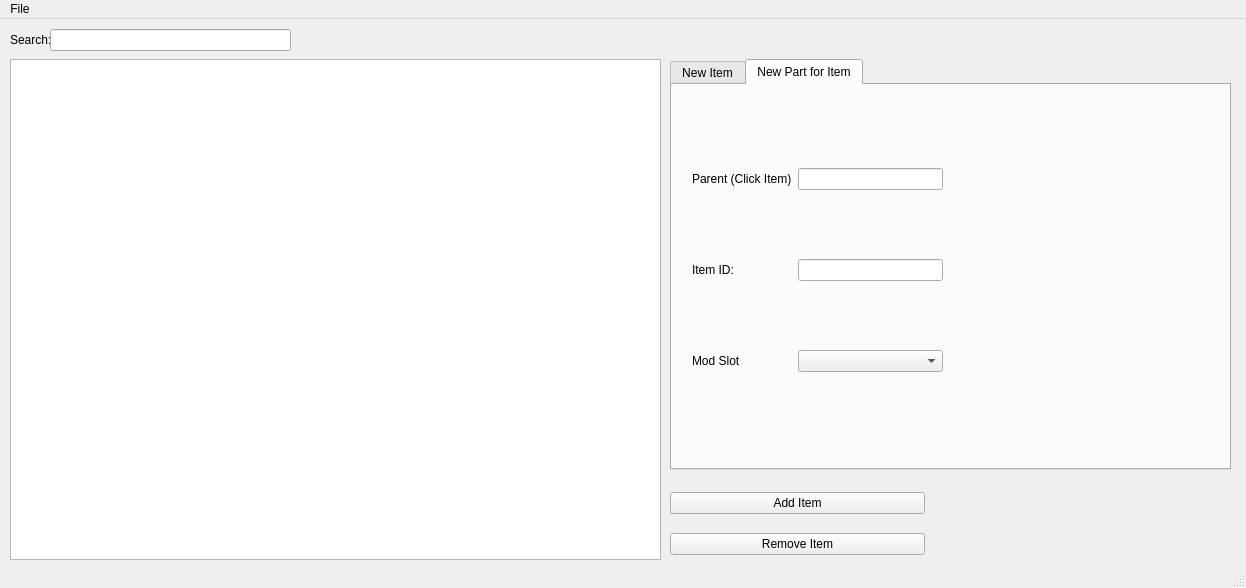
<?xml version="1.0" encoding="UTF-8"?>
<ui version="4.0">
 <class>AssortBuilder</class>
 <widget class="QMainWindow" name="AssortBuilder">
  <property name="enabled">
   <bool>true</bool>
  </property>
  <property name="geometry">
   <rect>
    <x>0</x>
    <y>0</y>
    <width>1246</width>
    <height>588</height>
   </rect>
  </property>
  <property name="windowTitle">
   <string>Assort Builder</string>
  </property>
  <property name="tabShape">
   <enum>QTabWidget::Rounded</enum>
  </property>
  <widget class="QWidget" name="centralwidget">
   <widget class="QTableWidget" name="ab_table">
    <property name="geometry">
     <rect>
      <x>10</x>
      <y>40</y>
      <width>651</width>
      <height>501</height>
     </rect>
    </property>
   </widget>
   <widget class="QLabel" name="ab_search_label">
    <property name="geometry">
     <rect>
      <x>10</x>
      <y>10</y>
      <width>41</width>
      <height>22</height>
     </rect>
    </property>
    <property name="toolTip">
     <string>&lt;html&gt;&lt;head/&gt;&lt;body&gt;&lt;p&gt;Name of the item for your own organizational purposes.&lt;/p&gt;&lt;/body&gt;&lt;/html&gt;</string>
    </property>
    <property name="text">
     <string>Search:</string>
    </property>
   </widget>
   <widget class="QLineEdit" name="ab_search">
    <property name="geometry">
     <rect>
      <x>50</x>
      <y>10</y>
      <width>241</width>
      <height>22</height>
     </rect>
    </property>
   </widget>
   <widget class="QTabWidget" name="ab_tab">
    <property name="geometry">
     <rect>
      <x>670</x>
      <y>40</y>
      <width>561</width>
      <height>411</height>
     </rect>
    </property>
    <property name="currentIndex">
     <number>1</number>
    </property>
    <widget class="QWidget" name="ab_newitem_tab">
     <attribute name="title">
      <string>New Item</string>
     </attribute>
     <widget class="QWidget" name="gridLayoutWidget">
      <property name="geometry">
       <rect>
        <x>10</x>
        <y>10</y>
        <width>541</width>
        <height>351</height>
       </rect>
      </property>
      <layout class="QGridLayout" name="gridLayout">
       <item row="4" column="1">
        <widget class="QRadioButton" name="ab_rouble_radiobutton">
         <property name="text">
          <string>Rouble</string>
         </property>
        </widget>
       </item>
       <item row="3" column="2">
        <widget class="QLineEdit" name="ab_cost_edit"/>
       </item>
       <item row="0" column="1">
        <widget class="QLabel" name="ab_itemid">
         <property name="toolTip">
          <string>&lt;html&gt;&lt;head/&gt;&lt;body&gt;&lt;p&gt;Mongo ID of the Item to be sold.&lt;/p&gt;&lt;/body&gt;&lt;/html&gt;</string>
         </property>
         <property name="text">
          <string>Item ID:</string>
         </property>
        </widget>
       </item>
       <item row="5" column="1">
        <widget class="QRadioButton" name="ab_usd_button">
         <property name="text">
          <string>USD</string>
         </property>
        </widget>
       </item>
       <item row="3" column="1">
        <widget class="QLabel" name="ab_cost">
         <property name="toolTip">
          <string>&lt;html&gt;&lt;head/&gt;&lt;body&gt;&lt;p&gt;Cost of item.&lt;/p&gt;&lt;/body&gt;&lt;/html&gt;</string>
         </property>
         <property name="text">
          <string>Cost:</string>
         </property>
        </widget>
       </item>
       <item row="1" column="4">
        <widget class="QLabel" name="ab_buyrestriction">
         <property name="toolTip">
          <string>&lt;html&gt;&lt;head/&gt;&lt;body&gt;&lt;p&gt;How many can be purchased in one restock if quantity is unlimited.&lt;/p&gt;&lt;/body&gt;&lt;/html&gt;</string>
         </property>
         <property name="text">
          <string>Buy Restriction Amount</string>
         </property>
        </widget>
       </item>
       <item row="6" column="1">
        <widget class="QRadioButton" name="ab_euro_button">
         <property name="text">
          <string>Euro</string>
         </property>
        </widget>
       </item>
       <item row="2" column="2">
        <widget class="QLineEdit" name="ab_quantity"/>
       </item>
       <item row="7" column="2">
        <widget class="QLineEdit" name="ab_itembarter_edit"/>
       </item>
       <item row="1" column="5">
        <widget class="QLineEdit" name="ab_buyRestriction_edit"/>
       </item>
       <item row="0" column="4">
        <widget class="QCheckBox" name="ab_buyrestriction_checkbox">
         <property name="toolTip">
          <string>&lt;html&gt;&lt;head/&gt;&lt;body&gt;&lt;p&gt;Is there a restriction to how many can be purchased in a restock period?&lt;/p&gt;&lt;/body&gt;&lt;/html&gt;</string>
         </property>
         <property name="text">
          <string>Buy Restriction?</string>
         </property>
        </widget>
       </item>
       <item row="0" column="2">
        <widget class="QLineEdit" name="ab_Item_Id"/>
       </item>
       <item row="7" column="1">
        <widget class="QRadioButton" name="ab_itembarter_check">
         <property name="text">
          <string>Item Barter?</string>
         </property>
        </widget>
       </item>
       <item row="2" column="1">
        <widget class="QLabel" name="ab_quantity_2">
         <property name="toolTip">
          <string>&lt;html&gt;&lt;head/&gt;&lt;body&gt;&lt;p&gt;If server wide... how many can be purchased within restock.&lt;/p&gt;&lt;/body&gt;&lt;/html&gt;</string>
         </property>
         <property name="text">
          <string>Quantity</string>
         </property>
        </widget>
       </item>
       <item row="1" column="1">
        <widget class="QCheckBox" name="ab_unlimitedcount">
         <property name="toolTip">
          <string>&lt;html&gt;&lt;head/&gt;&lt;body&gt;&lt;p&gt;Typically true unless you want it to run out of stock in fika across server. Use buy restriction to set a limit.&lt;/p&gt;&lt;/body&gt;&lt;/html&gt;</string>
         </property>
         <property name="text">
          <string>Unlimited Quantity</string>
         </property>
        </widget>
       </item>
       <item row="2" column="5">
        <widget class="QLineEdit" name="ab_quest_id"/>
       </item>
       <item row="2" column="4">
        <widget class="QCheckBox" name="ab_quest_check">
         <property name="toolTip">
          <string>&lt;html&gt;&lt;head/&gt;&lt;body&gt;&lt;p&gt;Quest Locked?&lt;/p&gt;&lt;/body&gt;&lt;/html&gt;</string>
         </property>
         <property name="text">
          <string>Quest Locked? ID:</string>
         </property>
        </widget>
       </item>
       <item row="3" column="4">
        <widget class="QLabel" name="ab_condition">
         <property name="toolTip">
          <string>&lt;html&gt;&lt;head/&gt;&lt;body&gt;&lt;p&gt;What requirement for the above quest to unlock item.&lt;/p&gt;&lt;/body&gt;&lt;/html&gt;</string>
         </property>
         <property name="text">
          <string>Condition</string>
         </property>
        </widget>
       </item>
       <item row="3" column="5">
        <widget class="QComboBox" name="ab_condition_box"/>
       </item>
       <item row="4" column="4">
        <widget class="QLabel" name="ab_loyalty">
         <property name="toolTip">
          <string>&lt;html&gt;&lt;head/&gt;&lt;body&gt;&lt;p&gt;Which Loyalty Level.&lt;/p&gt;&lt;/body&gt;&lt;/html&gt;</string>
         </property>
         <property name="text">
          <string>Loyalty Level:</string>
         </property>
        </widget>
       </item>
       <item row="4" column="5">
        <widget class="QComboBox" name="ab_loyalty_combo"/>
       </item>
      </layout>
     </widget>
    </widget>
    <widget class="QWidget" name="ab_weapon_tab">
     <attribute name="title">
      <string>New Part for Item</string>
     </attribute>
     <widget class="QWidget" name="gridLayoutWidget_4">
      <property name="geometry">
       <rect>
        <x>20</x>
        <y>20</y>
        <width>251</width>
        <height>331</height>
       </rect>
      </property>
      <layout class="QGridLayout" name="gridLayout_4">
       <item row="2" column="2">
        <widget class="QComboBox" name="ab_modslot_combo"/>
       </item>
       <item row="1" column="0">
        <widget class="QLabel" name="ab_weapid">
         <property name="text">
          <string>Item ID:</string>
         </property>
        </widget>
       </item>
       <item row="2" column="0">
        <widget class="QLabel" name="ab_modslot">
         <property name="text">
          <string>Mod Slot</string>
         </property>
        </widget>
       </item>
       <item row="0" column="0">
        <widget class="QLabel" name="ab_mongo">
         <property name="text">
          <string>Parent (Click Item)</string>
         </property>
        </widget>
       </item>
       <item row="0" column="2">
        <widget class="QLineEdit" name="ab_weapmongo_edit"/>
       </item>
       <item row="1" column="2">
        <widget class="QLineEdit" name="ab_partid_edit"/>
       </item>
      </layout>
     </widget>
    </widget>
   </widget>
   <widget class="QWidget" name="gridLayoutWidget_2">
    <property name="geometry">
     <rect>
      <x>670</x>
      <y>460</y>
      <width>255</width>
      <height>91</height>
     </rect>
    </property>
    <layout class="QGridLayout" name="gridLayout_2">
     <item row="2" column="1">
      <widget class="QPushButton" name="ab_add_item">
       <property name="text">
        <string>Add Item</string>
       </property>
      </widget>
     </item>
     <item row="3" column="1">
      <widget class="QPushButton" name="ab_remove_item">
       <property name="text">
        <string>Remove Item</string>
       </property>
      </widget>
     </item>
    </layout>
   </widget>
  </widget>
  <widget class="QMenuBar" name="menubar">
   <property name="geometry">
    <rect>
     <x>0</x>
     <y>0</y>
     <width>1246</width>
     <height>22</height>
    </rect>
   </property>
   <widget class="QMenu" name="menuHome">
    <property name="title">
     <string>File</string>
    </property>
    <addaction name="actionHome"/>
    <addaction name="actionImport_Assort_json"/>
    <addaction name="actionExport_Assort_json"/>
   </widget>
   <addaction name="menuHome"/>
  </widget>
  <widget class="QStatusBar" name="statusbar"/>
  <action name="actionHome">
   <property name="text">
    <string>Home</string>
   </property>
  </action>
  <action name="actionImport_Assort_json">
   <property name="text">
    <string>Import Assort.json</string>
   </property>
  </action>
  <action name="actionExport_Assort_json">
   <property name="text">
    <string>Export Assort.json</string>
   </property>
  </action>
 </widget>
 <resources/>
 <connections/>
</ui>
